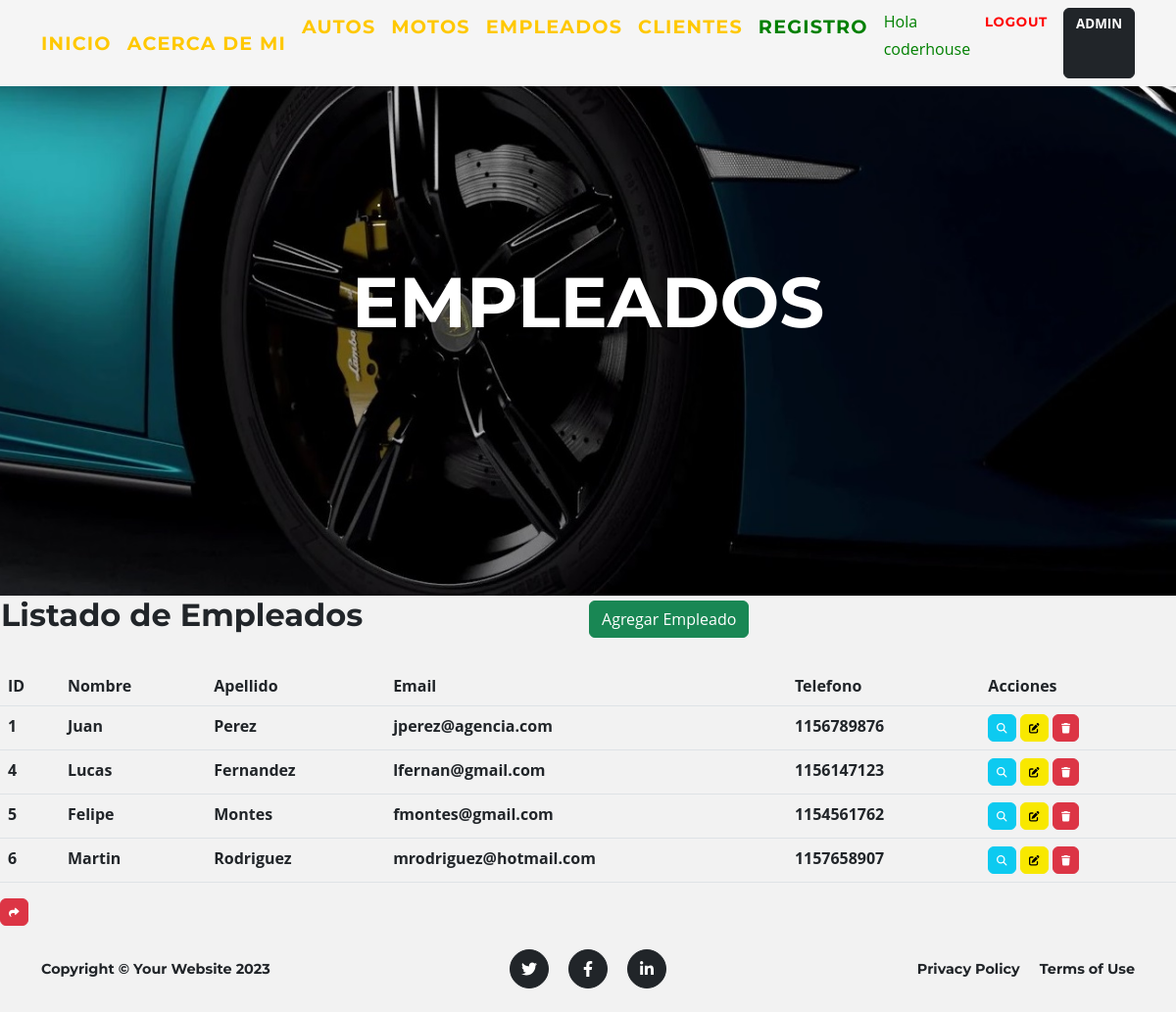
The app's page /aplicacion/empleados (signed in) with its own data.
### aplicacion/models.py (models this page shows, shortened)
class Empleado(models.Model):
    nombre = models.CharField(max_length=50)
    apellido = models.CharField(max_length=50)
    email = models.EmailField()
    telefono = models.IntegerField()

### aplicacion/views.py (the view)
# urls.py: path('empleados', empleados, name="empleados"),
@login_required
def empleados(request):
    ctx = {"empleados": Empleado.objects.all()}
    return render(request, 'aplicacion/empleados.html', ctx)

### aplicacion/templates/aplicacion/empleados.html (shortened to what this page needs)
{% extends 'aplicacion/base.html' %}
{% load static %}
{% block cabecera %}
    <div class="container">
        <div class="masthead-heading text-uppercase">Empleados</div>
    </div>
{% endblock cabecera %}
{% block contenido %}
<table>
    <tr>
        <td width="600"><h2>Listado de Empleados</h2></td>
        <td>
            <a class="btn btn-success" href="{% url 'create_empleado' %}">Agregar Empleado</a>
        </td>
    </tr>
</table>
<br>
<table class="table">
    <thead>
        <tr>
            <th>ID</th>
            <th>Nombre</th>
            <th>Apellido</th>
            <th>Email</th>
            <th>Telefono</th>
            <th>Acciones</th>
        </tr>
    </thead>
    <tbody>
        {% for empleado in empleados %}
        <tr>
            <td>{{empleado.id}}</td>
            <td>{{empleado.nombre}}</td>
            <td>{{empleado.apellido}}</td>
            <td>{{empleado.email}}</td>
            <td>{{empleado.telefono}}</td>
            <td>
                <a
                href="{% url 'detail_empleado' empleado.id %}"
                class="btn btn-info"
                style="--bs-btn-padding-y: .25rem; --bs-btn-padding-x: .5rem; --bs-btn-font-size: .75rem;"
                ><i class="fa fa-search fa-sm" title="Ver Detalles"></i>
                </a>
                <a
                  href="{% url 'update_empleado' empleado.id %}"
                  class="btn btn-primary"
                  style="--bs-btn-padding-y: .25rem; --bs-btn-padding-x: .5rem; --bs-btn-font-size: .75rem;color: black ;background-color: rgb(248, 232, 0); border-color: rgb(248, 232, 0) ;"
                  ><i class="fa fa-edit fa-sm" title="Editar Empleado"></i>
                </a>
                <a
                  href="{% url 'delete_empleado' empleado.id %}"
                  class="btn btn-danger"
                  style="--bs-btn-padding-y: .25rem; --bs-btn-padding-x: .5rem; --bs-btn-font-size: .75rem;"
                  ><i class="fa fa-trash fa-sm" title="Eliminar Empleado"></i>
                </a>
            </td>
        </tr>
        {% endfor %}
    </tbody>
</table>
<a
href="{% url 'inicio' %}"
class="btn btn-danger"
style="--bs-btn-padding-y: .25rem; --bs-btn-padding-x: .5rem; --bs-btn-font-size: .75rem;"
><i class="fa fa-share fa-sm" title="Volver">Volver</i>
</a>
{% endblock contenido %}

### aplicacion/templates/aplicacion/base.html (shortened to what this page needs)
<!DOCTYPE html>
<html lang="en">
    <head>
        {% load static %}
        <link href="{% static 'aplicacion/css/styles.css' %}" rel="stylesheet" />
    </head>
    <body id="page-top">
        <nav class="navbar navbar-expand-lg navbar-dark fixed-top pt-2 pb-2" id="mainNav" style="background-color: whitesmoke;" >
            <div class="container">
                <a class="navbar-brand" style="font-size:larger;"  href="{% url 'inicio' %}">Inicio</a>
                <a class="navbar-brand" style="font-size:larger;" href="{% url 'aboutme' %}">Acerca de Mi</a>
                <div class="collapse navbar-collapse" id="navbarResponsive">
                    <ul class="navbar-nav text-lg-start ms-auto py-6 py-lg-0">
                        {% if user.is_authenticated %}
                        <a class="navbar-brand" style="font-size:larger;" href="{% url 'autos' %}">Autos</a>
                        <a class="navbar-brand" style="font-size:larger;" href="{% url 'motos' %}">Motos</a>
                        <a class="navbar-brand" style="font-size:larger;" href="{% url 'empleados' %}">Empleados</a>
                        <a class="navbar-brand" style="font-size:larger;" href="{% url 'clientes' %}">Clientes</a>
                        <a class="navbar-brand" style="font-size:larger; color: green;" href="{% url 'register' %}">Registro</a>
                        <p style="color:green"> Hola {{ user.username }}</b></p>
                        <a class="navbar-brand" style="font-size:smaller; color: red;" href="{% url 'logout' %}">Logout</a>
                        <a class="btn btn-dark" style="font-size:smaller;" href="{% url 'admin:index' %}"><b>ADMIN</a>
                        </div>
                        {% endif %}
                </div>
        </nav>
        <header class="masthead">
        {% block cabecera %}{% endblock cabecera %}
        </header>
        {% block contenido %}
        {% endblock contenido %}
        {% block footer%}
        <footer class="footer py-4">
            <div class="container">
                <div class="row align-items-center">
                    <div class="col-lg-4 text-lg-start">Copyright &copy; Your Website 2023</div>
                    <div class="col-lg-4 my-3 my-lg-0">
                        <a class="btn btn-dark btn-social mx-2" href="#!" aria-label="Twitter"><i class="fab fa-twitter"></i></a>
                        <a class="btn btn-dark btn-social mx-2" href="#!" aria-label="Facebook"><i class="fab fa-facebook-f"></i></a>
                        <a class="btn btn-dark btn-social mx-2" href="#!" aria-label="LinkedIn"><i class="fab fa-linkedin-in"></i></a>
                    </div>
                    <div class="col-lg-4 text-lg-end">
                        <a class="link-dark text-decoration-none me-3" href="#!">Privacy Policy</a>
                        <a class="link-dark text-decoration-none" href="#!">Terms of Use</a>
                    </div>
                </div>
            </div>
        </footer>
        {% endblock footer %}
    </body>
</html>

### records on screen
Empleado: id "1", nombre "Juan", apellido "Perez", email "jperez@agencia.com", telefono "1156789876"
Empleado: id "4", nombre "Lucas", apellido "Fernandez", email "lfernan@gmail.com", telefono "1156147123"
Empleado: id "5", nombre "Felipe", apellido "Montes", email "fmontes@gmail.com", telefono "1154561762"
Empleado: id "6", nombre "Martin", apellido "Rodriguez", email "mrodriguez@hotmail.com", telefono "1157658907"

### other values on screen
{{ user.username }} "coderhouse"
